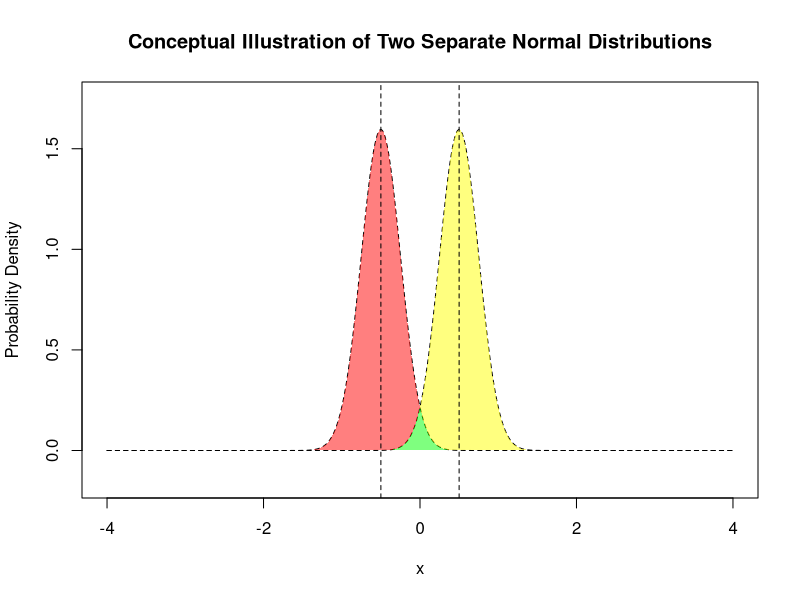

Source code (R):
## @knitr Chunk-1000

#Define Constants
xBegin = -4
xEnd = 4
vNumDataPoints = 501
mean1 = -0.5
mean2 = 0.5
sd1 = 0.25
sd2 = 0.25

#Define Functions
ComputeYVals = function(vXVals = NULL, vMean = 0, vSD = 1) {
  if(is.null(vXVals)) stop("Error: parameter \'vXVals\' must not be NULL");
  yVals = dnorm(x = vXVals, mean = vMean, sd = vSD)
}

DrawPolygon = function(xValsForward = NULL, xValsReverse = NULL, yValsForward = NULL, yValsReverse = NULL, pColor = "red", pAlpha = 0.5, plty = 0) {
  if(is.null(xValsForward) | is.null(yValsForward)) {
    stop("Error: xValsFoward and yValsForward must not be NULL\n")
  }
  if(is.null(xValsReverse)) {
    xValsReverse = rev(xValsForward)
  }
  
  if(is.null(yValsReverse)) {
    yValsReverse = rep(0, length(yValsForward))
  }
  
  polygon( x = c(xValsForward, xValsReverse),
           y = c(yValsForward, yValsReverse),
           col = adjustcolor(col = pColor, alpha.f = pAlpha),
           lty = plty
  )
}

#Define Working Code
xvals = seq(from = xBegin, to = xEnd, length.out = vNumDataPoints)
y1_vals = ComputeYVals(vXVals = xvals, vMean = mean1, vSD = sd1)
y2_vals = ComputeYVals(vXVals = xvals, vMean = mean2, vSD = sd2)
set1 = cbind.data.frame(xvals, yvals = y1_vals)
set2 = cbind.data.frame(xvals, yvals = y2_vals)
plot( x = NULL,
      y = NULL,
      xlim = range(xBegin, xEnd),
      #ylim = range(y1_vals - y1_vals * 0.1, y2_vals + y2_vals * 0.1),
      ylim = extendrange(x = range(y1_vals, y2_vals), f = 0.10),
      main = "Conceptual Illustration of Two Separate Normal Distributions",
      xlab = "x",
      ylab = "Probability Density")
points(xvals, y1_vals, lty = "dashed", type = "l")
points(xvals, y2_vals, lty = "dashed", type = "l")

# Color the portion of the left distribution that doesn't overlap with the right distribution
DrawPolygon( xValsForward = set1$xvals[set1$xvals <= 0],
             xValsReverse = rev(set2$xvals[set2$xvals <= 0]),
             yValsForward = set1$yvals[set1$xvals <= 0],
             yValsReverse = rev(set2$yvals[set2$xvals <= 0]),
             pColor = "red")

# Color the portion of the right distribution that doesn't overlap with the left distribution
DrawPolygon( xValsForward = set2$xvals[set2$xvals >= 0],
             xValsReverse = rev(set1$xvals[set1$xvals >= 0]),
             yValsForward = set2$yvals[set2$xvals >= 0],
             yValsReverse = rev(set1$yvals[set1$xvals >= 0]),
             pColor = "yellow")

# Color the portion of the two distributions that overlap
DrawPolygon( xValsForward = c(set2$xvals[set2$xvals <= 0], set1$xvals[set1$xvals >= 0]),
             xValsReverse = NULL,
             yValsForward = c(set2$yvals[set2$xvals <= 0], set1$yvals[set1$xvals >= 0]),
             yValsReverse = NULL,
             pColor = "green")


abline(v = c(mean1, mean2), lty = "dashed")